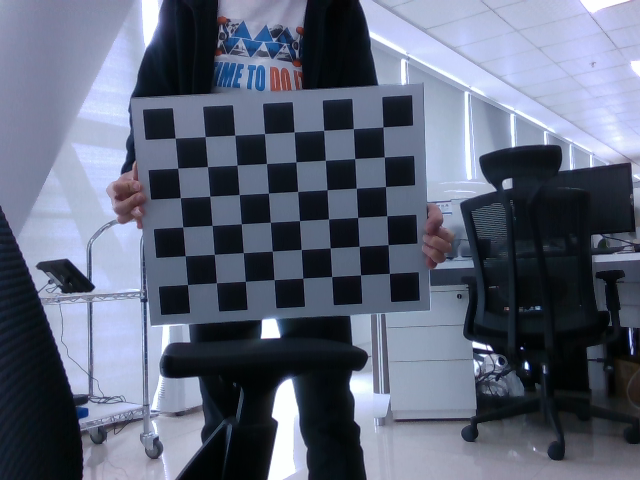
#> input picture image.png, 640 x 480 px
$ python a.py ../image.png
#> lines starting #> are read from the running program, lines starting #| are printed output that depends on the picture
from PIL import Image
import numpy as np
import cv2
import sys


a = sys.argv[1]

im = cv2.imread(a).astype(np.float32)
im = cv2.resize(im, (1280, 768))
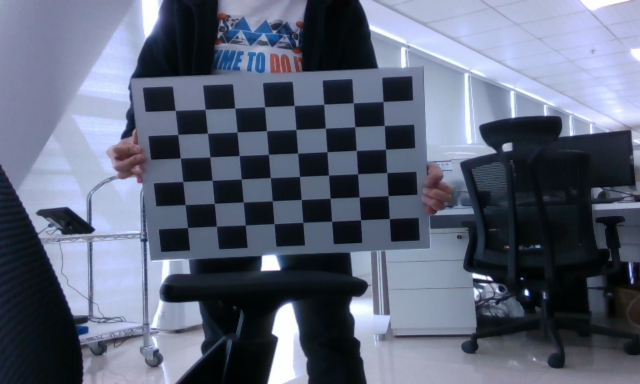
#> im: shape (768, 1280, 3) float32 (shown at 1/2 size); mean B, G, R 120.3, 101.2, 93.4
print(im.shape)
#| (768, 1280, 3)
im /= 255.
im = np.transpose(im, (2, 1, 0))
print(im)
#> (printed output is left out)
# [7 lines of commented-out code are left out]
